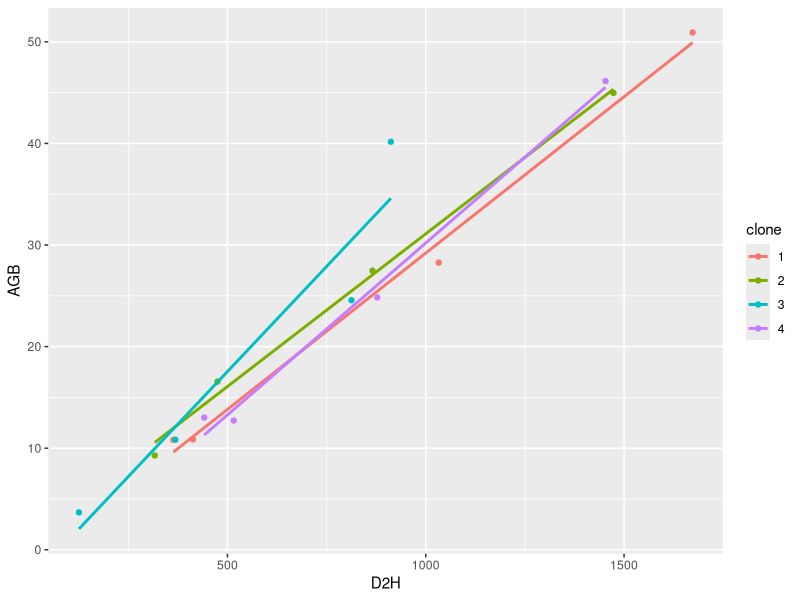
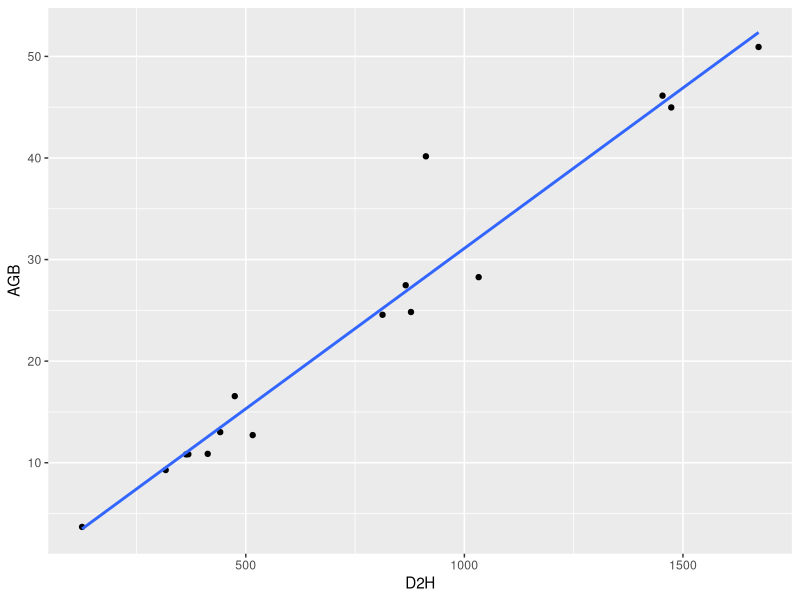

These charts were generated, in order, by the following R code:
## ---- chunk 1
library(tidyverse)
library(readxl)

biomass <- read_excel("allometry_RDF.xlsx")
biomass
## ---- chunk 2
biomass %>% 
  ggplot(aes(x = D2H, y = AGB, color = factor(clone))) +
  geom_point() +
  geom_smooth(method = "lm", se = F) +
  labs(color = "clone")
## ---- chunk 3
biomass_lm <- lm(AGB ~ D2H + clone + D2H:clone, data = biomass)
biomass_ancova <- anova(biomass_lm)
biomass_ancova
## ---- chunk 4
biomass_lm <- lm(AGB ~ D2H, data = biomass)
summary(biomass_lm)
## ---- chunk 5
ggplot(aes(x = D2H, y = AGB), data = biomass) +
  geom_point() +
  geom_smooth(method = "lm", se = F)
